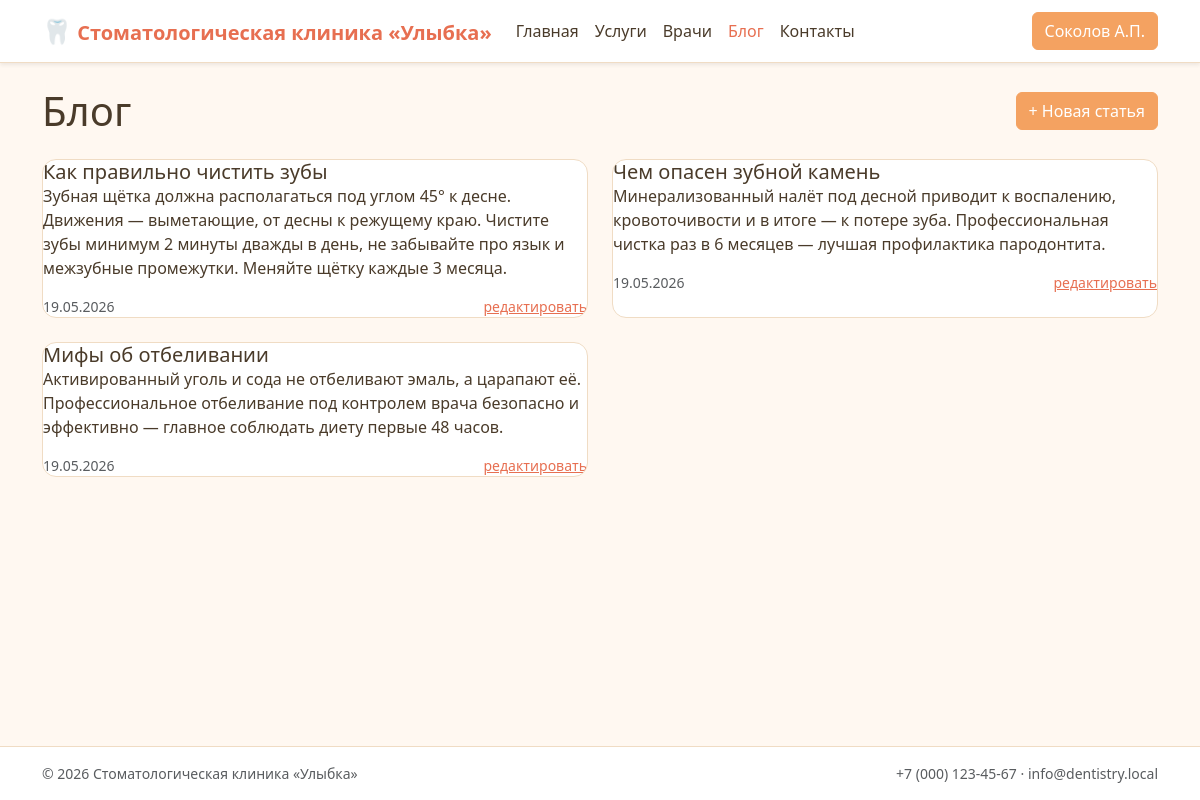
The page /blog.php (signed in) on the database its author committed.
### tables this page shows
CREATE TABLE user (
    id                INT UNSIGNED AUTO_INCREMENT PRIMARY KEY,
    last_name         VARCHAR(60)  NOT NULL,
    first_name        VARCHAR(60)  NOT NULL,
    middle_name       VARCHAR(60)  NOT NULL DEFAULT '',
    email             VARCHAR(190) NOT NULL UNIQUE,
    password_hash     VARCHAR(255) NOT NULL,
    role_id           TINYINT UNSIGNED NOT NULL,
    booking_ban_until DATE NULL COMMENT 'Запрет онлайн-записи до даты (после неявки)',
    created_at        DATETIME NOT NULL DEFAULT CURRENT_TIMESTAMP,
    CONSTRAINT fk_user_role FOREIGN KEY (role_id) REFERENCES role(id)
);

CREATE TABLE blog_article (
    id         INT UNSIGNED AUTO_INCREMENT PRIMARY KEY,
    title      VARCHAR(200) NOT NULL,
    body       TEXT         NOT NULL,
    image_path VARCHAR(255) NULL,
    author_id  INT UNSIGNED NOT NULL,
    created_at DATETIME NOT NULL DEFAULT CURRENT_TIMESTAMP,
    CONSTRAINT fk_blog_author FOREIGN KEY (author_id) REFERENCES user(id)
);

### lib/sanitize.php (called while the page is built, shortened)
<?php
function h(mixed $value): string
{
    return htmlspecialchars((string) $value, ENT_QUOTES | ENT_SUBSTITUTE, 'UTF-8');
}
function fio_short(string $last, string $first, string $middle = ''): string
{
    $fi = mb_substr($first, 0, 1);
    $mi = $middle !== '' ? mb_substr($middle, 0, 1) . '.' : '';
    return $last . ' ' . $fi . '.' . $mi;
}

### lib/session.php (called while the page is built, shortened)
<?php
require_once __DIR__ . '/db.php';
final class Session
{
    public static function userId(): ?int
    {
        return isset($_SESSION['user_id']) ? (int) $_SESSION['user_id'] : null;
    }
    public static function user(): ?array
    {
        $id = self::userId();
        $user = DB::one(
            'SELECT u.*, r.code AS role_code, r.name AS role_name
               FROM user u JOIN role r ON r.id = u.role_id
              WHERE u.id = :id',
            ['id' => $id]
        );
        return $user;
    }
}

### lib/db.php (called while the page is built, shortened)
<?php
final class DB
{
    private static ?PDO $pdo = null;
    public static function pdo(): PDO
    {
        if (self::$pdo === null) {
            $dsn = sprintf(
                'mysql:host=%s;port=%d;dbname=%s;charset=%s',
                DB_HOST, DB_PORT, DB_NAME, DB_CHARSET
            );
            self::$pdo = new PDO($dsn, DB_USER, DB_PASS, [
                PDO::ATTR_ERRMODE            => PDO::ERRMODE_EXCEPTION,
                PDO::ATTR_DEFAULT_FETCH_MODE => PDO::FETCH_ASSOC,
                PDO::ATTR_EMULATE_PREPARES   => false,
            ]);
        }
        return self::$pdo;
    }
    public static function all(string $sql, array $params = []): array
    {
        $stmt = self::pdo()->prepare($sql);
        $stmt->execute($params);
        return $stmt->fetchAll();
    }
    public static function one(string $sql, array $params = []): ?array
    {
        $stmt = self::pdo()->prepare($sql);
        $stmt->execute($params);
        $row = $stmt->fetch();
        return $row === false ? null : $row;
    }
}

### lib/auth.php (called while the page is built, shortened)
<?php
require_once __DIR__ . '/session.php';
final class Auth
{
    public static function user(): ?array
    {
        return Session::user();
    }
    public static function role(): ?string
    {
        $u = self::user();
        return $u === null ? null : (string) $u['role_code'];
    }
    public static function hasRole(string ...$roles): bool
    {
        $role = self::role();
        return $role !== null && in_array($role, $roles, true);
    }
}

### public/blog.php (the view, shortened to what this page needs)
<?php
require_once __DIR__ . '/../lib/db.php';
require_once __DIR__ . '/../lib/sanitize.php';
require_once __DIR__ . '/../lib/auth.php';
$articles = DB::all('SELECT * FROM blog_article ORDER BY created_at DESC');
$isAdmin = Auth::hasRole('admin');
require __DIR__ . '/../templates/header.php';
?>
<div class="d-flex justify-content-between align-items-center mb-4">
    <h1 class="mb-0">Блог</h1>
    <?php if ($isAdmin): ?>
        <a href="/admin/article_edit.php" class="btn btn-orange">+ Новая статья</a>
    <?php endif; ?>
</div>
<?php if (empty($articles)): ?>
    <p class="text-muted">Пока нет ни одной статьи.</p>
<?php else: ?>
    <div class="row g-4">
        <?php foreach ($articles as $a): ?>
            <div class="col-md-6">
                <div class="clinic-card">
                    <div class="card-body">
                        <h5 class="card-title"><?= h($a['title']) ?></h5>
                        <p class="card-text"><?= h($a['body']) ?></p>
                        <div class="d-flex justify-content-between text-muted small">
                            <span><?= h(date('d.m.Y', strtotime($a['created_at']))) ?></span>
                            <?php if ($isAdmin): ?>
                                <span>
                                    <a href="/admin/article_edit.php?id=<?= (int)$a['id'] ?>">редактировать</a>
                                </span>
                            <?php endif; ?>
                        </div>
                    </div>
                </div>
            </div>
        <?php endforeach; ?>
    </div>
<?php endif; ?>
<?php require __DIR__ . '/../templates/footer.php'; ?>

### templates/header.php (shortened to what this page needs)
<?php
require_once __DIR__ . '/../lib/auth.php';
require_once __DIR__ . '/../lib/sanitize.php';
$_user = Auth::user();
$_currentPath = strtok($_SERVER['REQUEST_URI'] ?? '/', '?');
function _nav_active(string $href, string $current): string {
    return ($href === $current || ($href !== '/' && str_starts_with($current, $href)))
        ? ' active' : '';
}
?><!DOCTYPE html>
<html lang="ru">
<head>
    <link href="https://cdn.jsdelivr.net/npm/bootstrap@5.3.3/dist/css/bootstrap.min.css" rel="stylesheet">
    <link href="/assets/css/theme.css" rel="stylesheet">
</head>
<body class="d-flex flex-column min-vh-100">
<nav class="navbar navbar-expand-lg sticky-top shadow-sm clinic-navbar">
    <div class="container">
        <a class="navbar-brand fw-bold" href="/">
            <span class="brand-mark">🦷</span> <?= h(SITE_NAME) ?>
        </a>
        <div class="collapse navbar-collapse" id="mainNav">
            <ul class="navbar-nav me-auto">
                <li class="nav-item"><a class="nav-link<?= _nav_active('/', $_currentPath) ?>" href="/">Главная</a></li>
                <li class="nav-item"><a class="nav-link<?= _nav_active('/services.php', $_currentPath) ?>" href="/services.php">Услуги</a></li>
                <li class="nav-item"><a class="nav-link<?= _nav_active('/doctors.php', $_currentPath) ?>" href="/doctors.php">Врачи</a></li>
                <li class="nav-item"><a class="nav-link<?= _nav_active('/blog.php', $_currentPath) ?>" href="/blog.php">Блог</a></li>
                <li class="nav-item"><a class="nav-link<?= _nav_active('/contacts.php', $_currentPath) ?>" href="/contacts.php">Контакты</a></li>
            </ul>
            <div class="d-flex gap-2">
                <?php if ($_user === null): ?>
                    <a href="/login.php" class="btn btn-outline-orange">Вход</a>
                    <a href="/register.php" class="btn btn-orange">Регистрация</a>
                <?php else: ?>
                    <a href="/profile.php" class="btn btn-orange">
                        <?= h(fio_short($_user['last_name'], $_user['first_name'], $_user['middle_name'])) ?>
                    </a>
                <?php endif; ?>
            </div>
        </div>
    </div>
</nav>
<main class="flex-grow-1 py-4">
<div class="container">

### public/assets/css/theme.css (style rules this page uses)
:root { --clinic-bg: #FFF8F1; --clinic-surface: #FFFFFF; --clinic-primary: #F4A261; --clinic-primary-2: #E76F51; --clinic-accent: #FFE0C2; --clinic-soft: #FFF1E0; --clinic-ink: #4A3B2A; --clinic-muted: #8A7964; --clinic-border: #F0DCC4; --clinic-success: #6FB098; --clinic-danger: #D88080; }
html, body { background: var(--clinic-bg); color: var(--clinic-ink); }
body { font-family: system-ui, "Segoe UI", Tahoma, Arial, sans-serif; }
a { color: var(--clinic-primary-2); }
.clinic-navbar { background: var(--clinic-surface); border-bottom: 1px solid var(--clinic-border); }
.clinic-navbar .navbar-brand { color: var(--clinic-primary-2); }
.clinic-navbar .nav-link { color: var(--clinic-ink); }
.clinic-navbar .nav-link.active, .clinic-navbar .nav-link:hover { color: var(--clinic-primary-2); }
.brand-mark { font-size: 1.2em; }
.btn-orange { background: var(--clinic-primary); border-color: var(--clinic-primary); color: #fff; }
.clinic-card { background: var(--clinic-surface); border: 1px solid var(--clinic-border); border-radius: 14px; overflow: hidden; transition: transform .15s ease, box-shadow .15s ease; height: 100%; }
.clinic-card .card-body { color: var(--clinic-ink); }

### rows shown on the page
user: last_name+first_name+middle_name "Соколов А.П."
blog_article: title "Как правильно чистить зубы", body "Зубная щётка должна располагаться под углом 45° к десне. Движения — выметающие, от десны к режущему краю. Чистите зубы минимум 2 минуты дважды в день, не забывайте про язык и межзубные промежутки. Меняйте щётку каждые 3 месяца.", created_at "19.05.2026"
blog_article: title "Чем опасен зубной камень", body "Минерализованный налёт под десной приводит к воспалению, кровоточивости и в итоге — к потере зуба. Профессиональная чистка раз в 6 месяцев — лучшая профилактика пародонтита.", created_at "19.05.2026"
blog_article: title "Мифы об отбеливании", body "Активированный уголь и сода не отбеливают эмаль, а царапают её. Профессиональное отбеливание под контролем врача безопасно и эффективно — главное соблюдать диету первые 48 часов.", created_at "19.05.2026"

### other values the page prints
SITE_NAME "Стоматологическая клиника «Улыбка»"
CLINIC_PHONE "+7 (000) 123-45-67"
CLINIC_EMAIL "info@dentistry.local"
